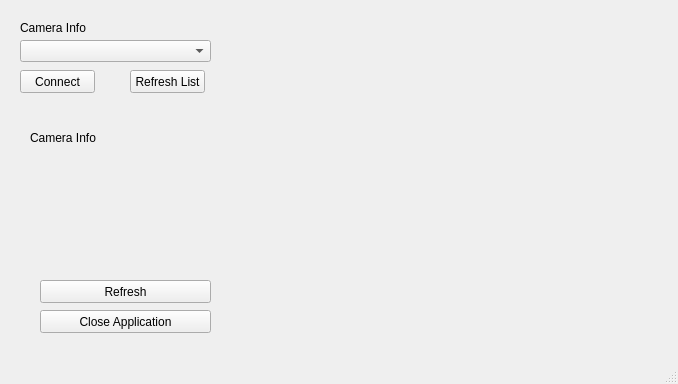
<?xml version="1.0" encoding="UTF-8"?>
<ui version="4.0">
 <class>MainWindow</class>
 <widget class="QMainWindow" name="MainWindow">
  <property name="geometry">
   <rect>
    <x>0</x>
    <y>0</y>
    <width>678</width>
    <height>384</height>
   </rect>
  </property>
  <property name="windowTitle">
   <string>MainWindow</string>
  </property>
  <widget class="QWidget" name="centralwidget">
   <widget class="QPushButton" name="refreshBt">
    <property name="geometry">
     <rect>
      <x>40</x>
      <y>280</y>
      <width>171</width>
      <height>23</height>
     </rect>
    </property>
    <property name="text">
     <string>Refresh</string>
    </property>
   </widget>
   <widget class="QLabel" name="cameraInfo">
    <property name="geometry">
     <rect>
      <x>20</x>
      <y>20</y>
      <width>131</width>
      <height>16</height>
     </rect>
    </property>
    <property name="text">
     <string>Camera Info</string>
    </property>
   </widget>
   <widget class="QPushButton" name="connectBt">
    <property name="geometry">
     <rect>
      <x>20</x>
      <y>70</y>
      <width>75</width>
      <height>23</height>
     </rect>
    </property>
    <property name="text">
     <string>Connect</string>
    </property>
   </widget>
   <widget class="QComboBox" name="cameraListCombo">
    <property name="geometry">
     <rect>
      <x>20</x>
      <y>40</y>
      <width>191</width>
      <height>22</height>
     </rect>
    </property>
   </widget>
   <widget class="QPushButton" name="refreshListBt">
    <property name="geometry">
     <rect>
      <x>130</x>
      <y>70</y>
      <width>75</width>
      <height>23</height>
     </rect>
    </property>
    <property name="text">
     <string>Refresh List</string>
    </property>
   </widget>
   <widget class="QLabel" name="cameraExposureInfo">
    <property name="geometry">
     <rect>
      <x>30</x>
      <y>130</y>
      <width>131</width>
      <height>16</height>
     </rect>
    </property>
    <property name="text">
     <string>Camera Info</string>
    </property>
   </widget>
   <widget class="QPushButton" name="closeBt">
    <property name="geometry">
     <rect>
      <x>40</x>
      <y>310</y>
      <width>171</width>
      <height>23</height>
     </rect>
    </property>
    <property name="text">
     <string>Close Application</string>
    </property>
   </widget>
   <widget class="QLabel" name="cameraDisplay">
    <property name="geometry">
     <rect>
      <x>260</x>
      <y>50</y>
      <width>381</width>
      <height>281</height>
     </rect>
    </property>
    <property name="text">
     <string/>
    </property>
   </widget>
  </widget>
  <widget class="QMenuBar" name="menubar">
   <property name="geometry">
    <rect>
     <x>0</x>
     <y>0</y>
     <width>678</width>
     <height>21</height>
    </rect>
   </property>
  </widget>
  <widget class="QStatusBar" name="statusbar"/>
 </widget>
 <resources/>
 <connections/>
</ui>
